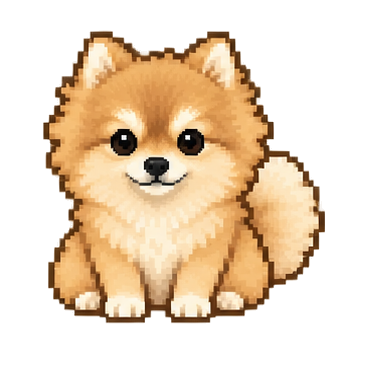
#> input picture assets/hodu/animations/frames/home-idle-01/home-idle-01-01.png, 368 x 368 px; the run also reads 2 pictures not shown here
$ python refine_hodu_idle.py
#> lines starting #> are read from the running program, lines starting #| are printed output that depends on the picture; after the words box and inside, x2 and y2 are one past the last pixel; in counts of white or black regions, pixels touching at a corner belong together
"""Assemble generated tail in-betweens behind one immutable reference body."""
from pathlib import Path
from PIL import Image, ImageDraw
import json
import numpy as np
ROOT=Path(__file__).resolve().parents[1]/'assets/hodu/animations'
base=Image.open(ROOT/'frames/home-idle-01/home-idle-01-01.png').convert('RGBA')
#> base is the input picture: PIL image 368x368 RGBA; mean R, G, B, A 98.6, 78.1, 53.9, 116
# Preserve a dedicated reference so this script is reproducible after replacing frames.
ref=ROOT/'source/home-idle-fixed-reference.png'
if ref.exists(): base=Image.open(ref).convert('RGBA')
else: base.save(ref)
# The old polygon shaved off the cheek/flank tufts. Reuse the left
# silhouette's actual pixel steps for the right edge; keep the inner face intact.
rgba=np.array(base)
body_pixels=rgba.copy()
for y in range(145,305):
    occupied=np.flatnonzero(rgba[y,:156,3]>32)
    if not len(occupied): continue
    left=int(occupied[0]);right=312-left
    body_pixels[y,right+1:]=0
    # Restore only the outer fur strip, not the eyes, muzzle, chest or paws.
    for x in range(right-26,right+1):
        body_pixels[y,x]=rgba[y,312-x]
#> this loop made 160 passes
#> (left, right) on passes 1 to 3: (50, 262), (50, 262), (50, 262)
#> body_pixels: shape (368, 368, 4); 9.07% of pixels changed, all inside (x1, y1, x2, y2) = (213, 145, 325, 305)
body=Image.fromarray(body_pixels)
src=Image.open(ROOT/'source/home-idle-tail-v5.png').convert('RGBA')
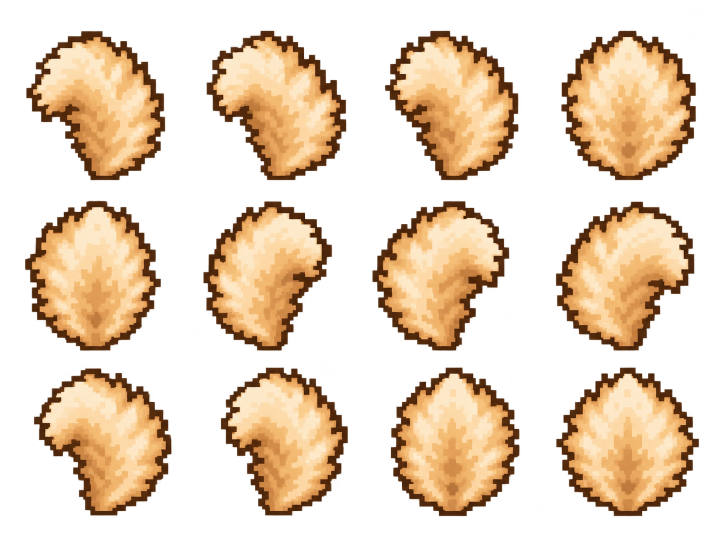
#> input picture assets/hodu/animations/source/home-idle-tail-v5.png, 1447 x 1087 px (shown at 1/2 size)
#> src is the input picture: PIL image 1447x1087 RGBA; mean R, G, B, A 87.6, 67, 44.5, 105.5
tails=[]
for i in range(12):
    cell=src.crop((i%4*362,i//4*362,(i%4+1)*362,(i//4+1)*362))
    a=np.array(cell);a[a[:,:,3]<32]=0;cell=Image.fromarray(a)
    box=cell.getbbox();tail=cell.crop(box)
    tail=tail.resize((round(tail.width*.44),round(tail.height*.44)),Image.Resampling.NEAREST)
    canvas=Image.new('RGBA',(368,368));canvas.alpha_composite(tail,(255-tail.width//2,294-tail.height));tails.append(canvas)
#> this loop made 12 passes
#> box on passes 1 to 12: (52, 62, 331, 361), (51, 61, 331, 361), (46, 61, 313, 361), (36, 61, 306, 361), (50, 39, 322, 340), (45, 40, 302, 340), (20, 40, 295, 340), (26, 41, 303, 340), (68, 12, 343, 307), (79, 11, 334, 308), (57, 11, 315, 309), (26, 11, 312, 309)
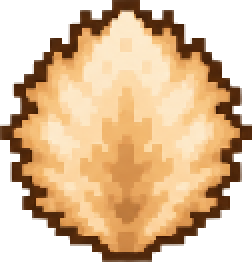
#> tail: PIL image 126x131 RGBA (shown 2 times larger); mean R, G, B, A 143.6, 111.7, 75.7, 173.4; transparent parts drawn white
#> after the loop, tails = 12 items
# Three generated cushions share the same root and interpolated size.
extra=Image.open(ROOT/'source/home-idle-tail-cushion.png').convert('RGBA')
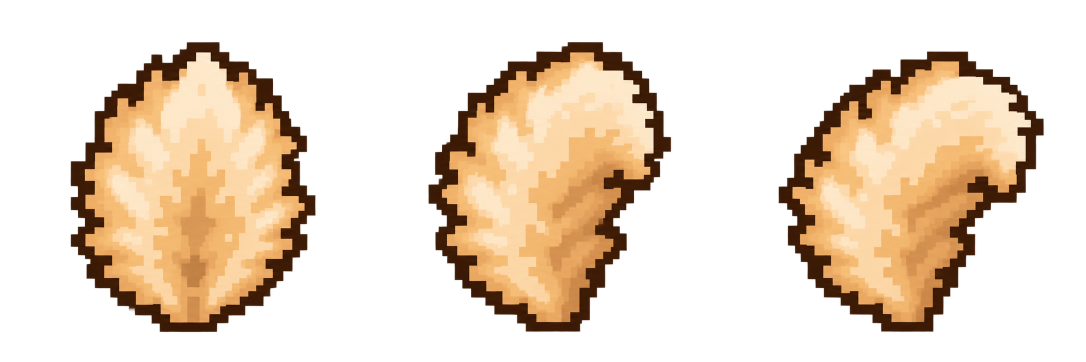
#> input picture assets/hodu/animations/source/home-idle-tail-cushion.png, 2172 x 724 px (shown at 1/2 size)
#> extra is the input picture: PIL image 2172x724 RGBA; mean R, G, B, A 75.1, 58.2, 39.9, 94.6
for j in range(3):
    w,h=extra.size
    cell=extra.crop((round(j*w/3),0,round((j+1)*w/3),h))
    pixels=np.array(cell);pixels[pixels[:,:,3]<32]=0;cell=Image.fromarray(pixels)
    cell=cell.crop(cell.getbbox())
    left=tails[4].getbbox();right=tails[5].getbbox();t=(j+1)/4
    tw=round((left[2]-left[0])*(1-t)+(right[2]-right[0])*t)
    th=round((left[3]-left[1])*(1-t)+(right[3]-right[1])*t)
    cell=cell.resize((tw,th),Image.Resampling.NEAREST)
    canvas=Image.new('RGBA',(368,368));canvas.alpha_composite(cell,(255-tw//2,294-th));tails.append(canvas)
#> this loop made 3 passes
#> tw on passes 1 to 3: 118, 116, 115
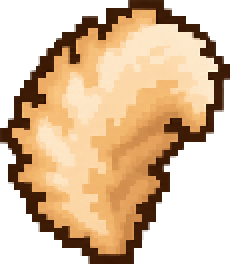
#> cell: PIL image 115x132 RGBA (shown 2 times larger); mean R, G, B, A 127.3, 98.6, 67.6, 162.3; transparent parts drawn white
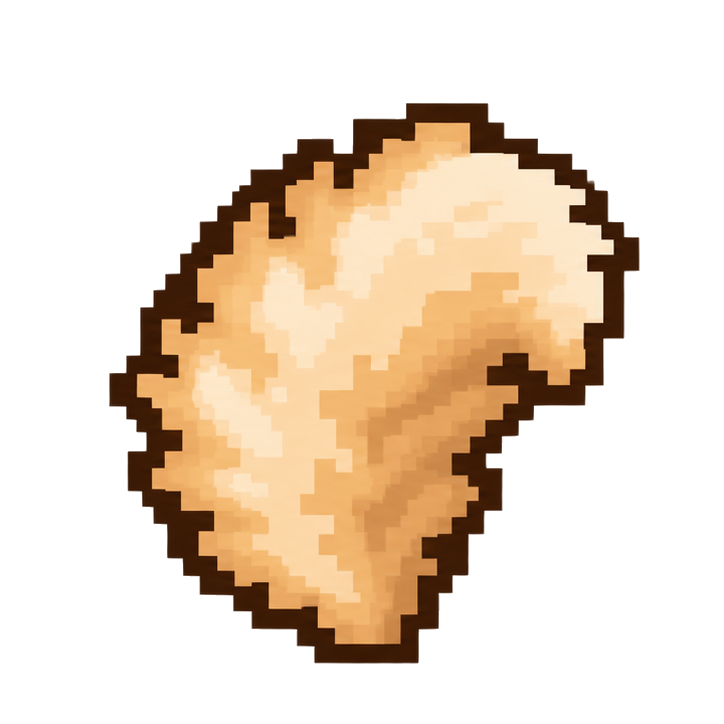
#> pixels: shape (724, 724, 4); mean R, G, B, A 72.3, 56, 38.3, 92.2; transparent parts drawn white
#> after the loop, tails = 15 items
# A restrained blink uses only the two existing eye regions, never swaps the head.
closed=Image.open(ROOT/'frames/home-idle-01/home-idle-01-05.png').convert('RGBA')
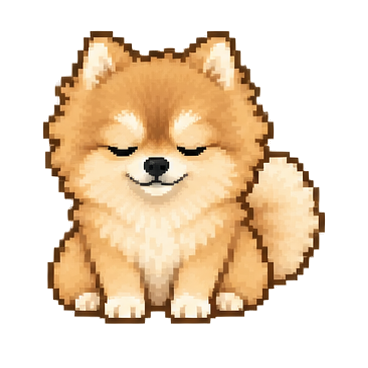
#> input picture assets/hodu/animations/frames/home-idle-01/home-idle-01-05.png, 368 x 368 px
#> closed is the input picture: PIL image 368x368 RGBA; mean R, G, B, A 100.3, 79.5, 54.9, 116.7
closedref=ROOT/'source/home-idle-closed-reference.png'
if closedref.exists():closed=Image.open(closedref).convert('RGBA')
else:closed.save(closedref)
frames=[]
sequence=[0,1,2,2,3,3,4,4,12,13,14,5,6,7,7,6,5,14,13,12,4,4,3,3,2,2,1,0]
for i,t in enumerate(sequence):
    frame=tails[t].copy();frame.alpha_composite(body)
    frames.append(frame)
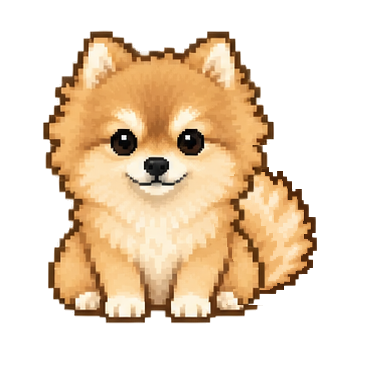
#> frame: PIL image 368x368 RGBA; mean R, G, B, A 95.4, 75.2, 51.3, 113; transparent parts drawn white
#> after the loop, frames = 28 items
# Blink while tail rests; only eye pixels are replaced. Keep nose, ears and feet fixed.
for phase in [0,1,2,1,0]:
    frame=frames[0].copy()
    if phase:
        for x in [108,175]:
#> (the run stopped early here; a loop or call above may not have finished)
